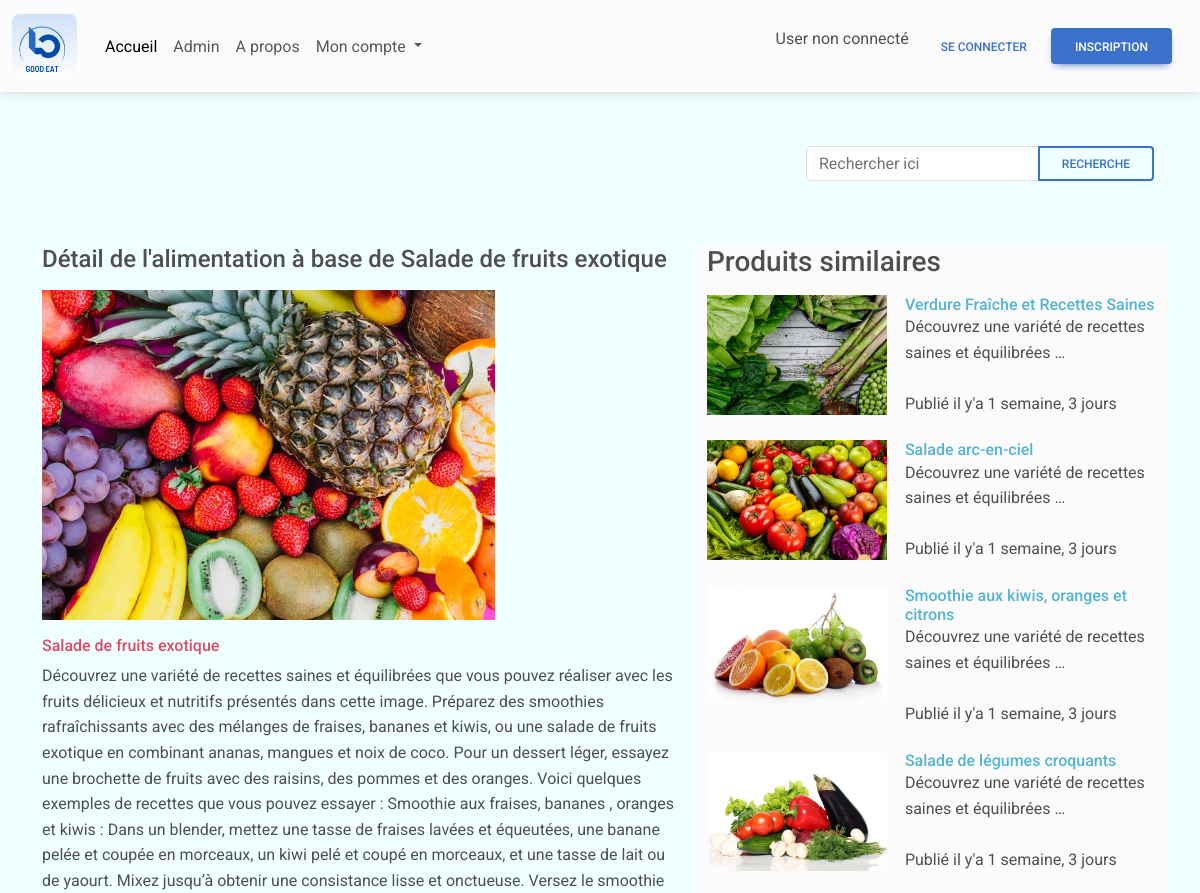
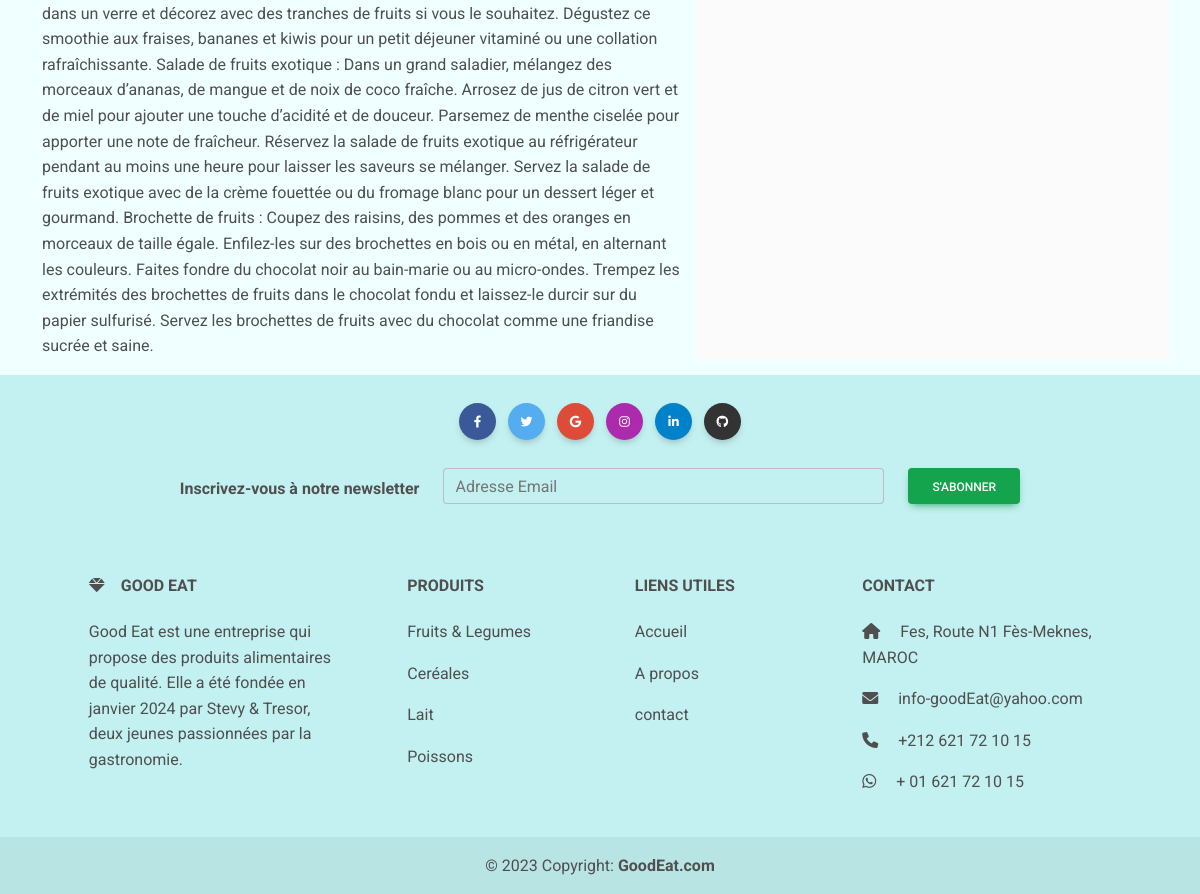
Page /produit/4 on the committed database (2 pictures, top to bottom).
### my_blog/models.py (models this page shows)
class Produit(models.Model):
    title = models.CharField(max_length = 60)
    desc = models.TextField()
    category = models.ForeignKey(Category, on_delete=models.CASCADE,null=True)
    user = models.ForeignKey(User, on_delete=models.CASCADE)
    image = models.ImageField(upload_to = "")
    created_add = models.DateTimeField(auto_now_add=True)
    update_add = models.DateTimeField(auto_now_add=True)
    def __str__(self):
        return self.title

### my_blog/views.py (the view)
# urls.py: path("produit/<int:id_produit>", detail, name="detail"),
def detail(resquest, id_produit):
    var_produit = Produit.objects.get(id=id_produit)
    category = var_produit.category
    produit_de_m_category = Produit.objects.filter(category=category)[:6]
    return render(resquest, 'detail.html',{'produit':var_produit,'produit_identique': produit_de_m_category })

### my_blog/templates/detail.html
{% extends "base.html" %}
{% load static %}
{% block content %}
<div class="container">
    <div class="row">
        <div class="col-md-7">
            <h4 class="my-3">Détail de l'alimentation à base de {{produit.title}}</h4>
            <img src="{{produit.image.url}}" alt="Produit {{produit.id}}" height="330" />
            <h6 class="mt-3 text-danger ">{{produit.title}}</h6>
            <p>{{produit.desc}}</p>
        </div>
        <div class="col-md-5 bg-body-tertiary my-3">
            <h3> Produits similaires</h3>
            {%for prd in produit_identique %}
            {%if prd.id != produit.id %}
            <div class="row">
                    <div class='col-md-5'>
                        <a href="{% url 'detail' prd.id %}">
                            <img src="{{prd.image.url}}" alt="Produit {{produit.id}}" height="120" class='my-2' />
                        </a>
                    </div>
                    <div class='col-md-7 mt-2'>
                        <a href="{% url 'detail' prd.id %}">
                            <h6 class="card-title text-info font-weight-bolder">{{prd}}</h6>
                        </a>
                        <p class="">
                            {{produit.desc | truncatewords:8}} <br /><br />
                            Publié il y'a {{produit.created_add|timesince}}
                        </p>
                    </div>
            </div>
            {% endif %}
            {% endfor %}
        </div>
    </div>
</div>
{% endblock %}

### my_blog/static/css/style.css (style rules this page uses)
body { background-color: azure; }

### rows in the picture
Produit: title "Salade de fruits exotique", image (picture), desc "Découvrez une variété de recettes saines et équilibrées que vous pouvez réaliser avec les fruits délicieux et nutritifs présentés dans cette image. Préparez des smoothies rafraîchissants avec des mélanges de fraises, bananes et kiwis, ou une salade de fruits exotique en combinant ananas, mangues et noix de coco. Pour un dessert léger, essayez une brochette de fruits avec des raisins, des pommes et des oranges. Voici quelques exemples de recettes que vous pouvez essayer : Smoothie aux fraises, bananes , oranges et kiwis : Dans un blender, mettez une tasse de fraises lavées et équeutées, une banane pelée et coupée en morceaux, un kiwi pelé et coupé en morceaux, et une tasse de lait ou de…", desc "Découvrez une variété de recettes saines et équilibrées …", created_add "1 semaine, 3 jours"
Produit: image (picture), title "Verdure Fraîche et Recettes Saines"
Produit: image (picture), title "Salade arc-en-ciel"
Produit: image (picture), title "Smoothie aux kiwis, oranges et citrons"
Produit: image (picture), title "Salade de légumes croquants"
